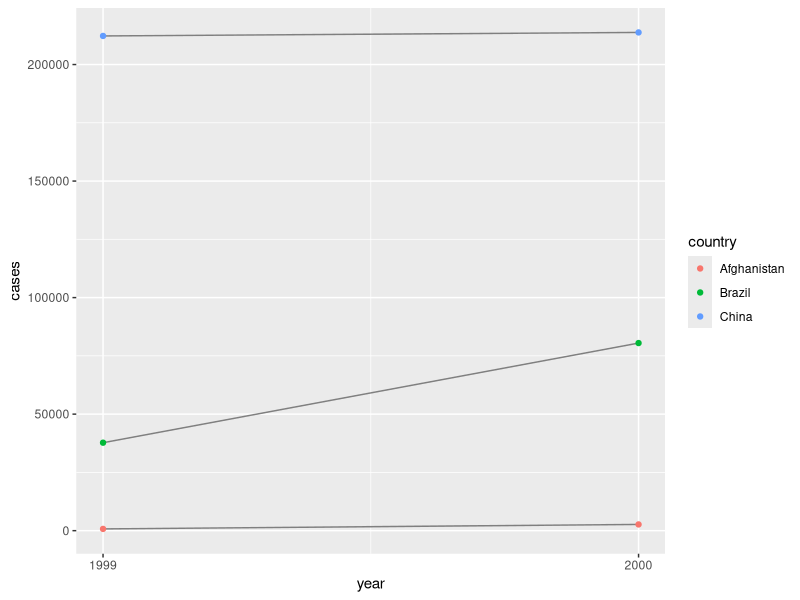
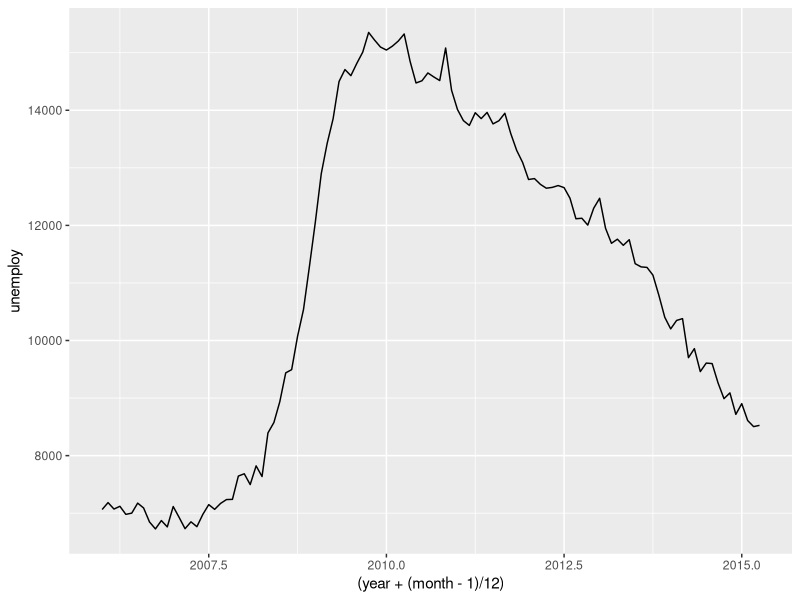
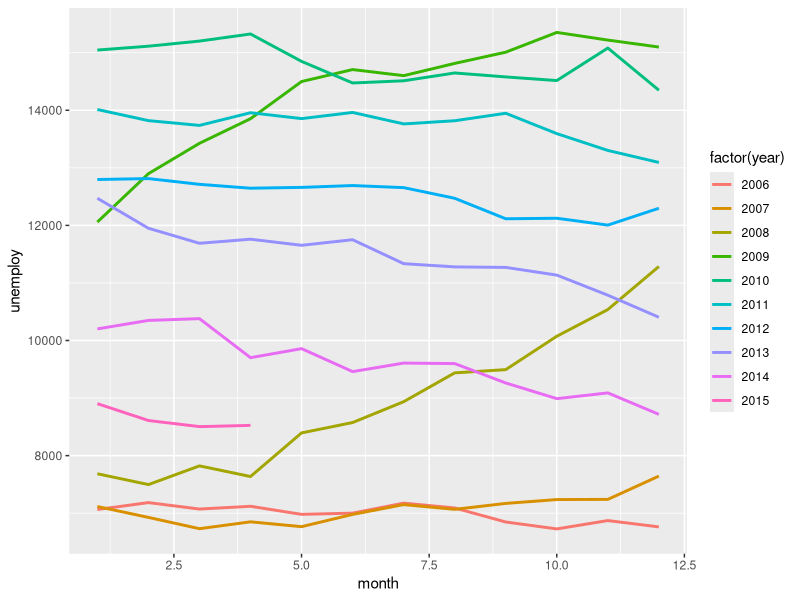

The R source for these figures, in order: (Note: this script raises an error after producing the figures.)
## ---- chunk 1
library(tidyverse)
## ---- chunk 2
table1
table2
table3
## ---- chunk 3
table4a
table4b
## ---- chunk 4
# Compute rate per 10,000
table1 %>% 
  mutate(rate = cases / population * 10000)
# Compute cases per year
table1 %>%
  group_by(year) %>%
  summarize(cases = sum(cases)) 
# 或者：
table1 %>% 
  count(year, wt = cases)

# Visualise changes over time
library(ggplot2)
ggplot(table1, aes(year, cases)) + 
  geom_line(aes(group = country), colour = "grey50") + 
  geom_point(aes(colour = country))+
  scale_x_continuous(breaks = c(1999,2000),labels = c("1999","2000"))

## ---- chunk 5
table2

(t2_cases <- filter(table2, type == "cases") %>%
  rename(cases = count) %>%
  arrange(country, year))

(t2_population <- filter(table2, type == "population") %>%
  rename(population = count) %>%
  arrange(country, year))
## ---- chunk 6
t2_cases_per_cap <- tibble(
  t2_cases$country,
  t2_cases$year,
  cases = t2_cases$cases,
  population = t2_population$population
)

t2_cases_per_cap

t2_cases_per_cap %>%
  mutate(rate = cases/population) %>%
  select(1,2,5) %>%  
  ## 改变列名
  mutate(
    country = t2_cases$country,
    year = t2_cases$year
  ) %>%
  select(country,year,rate)
## ---- chunk 7
table4a
## ---- chunk 8
table1
## ---- chunk 9
## 注意这里`1999`和`2000`的引用方法
gather(table4a,key = year,value = cases,`1999`,`2000`)
## ---- chunk 10
library(lubridate)
ec2 <- economics %>% as_tibble() %>%
  transmute(year = year(date),
            month = month(date),
            rate = unemploy) %>%
  filter(year > 2005) %>%
  spread(year,rate)

ec2
## ---- chunk 11
ec2 %>%
  gather(-month,key = year,value = unemploy)
## ---- chunk 12
economics_2 <- ec2 %>%
            gather(key = year,value = unemploy,`2006`:`2015`,convert = T,na.rm = T)
## ---- chunk 13
## x轴为季度
ggplot(economics_2,aes(x=(year+(month-1)/12),y=unemploy))+
  geom_line()
## ---- chunk 14
ggplot(economics_2,aes(month,unemploy))+
  geom_line(aes(group = year,color = factor(year)),size = 1)
## ---- chunk 15
table2
## ---- chunk 16
table2 %>%
  spread(key = type,value = count)
## ---- chunk 17
(stocks <- tibble(
  year = c(2015, 2015, 2016, 2016),
  half = c(1, 2, 1, 2),
  return = c(1.88, 0.59, 0.92, 0.17)
))
stocks %>%
  spread(year, return) %>%
  gather(`2015`:`2016`, key = "year", value = "return")
## ---- chunk 18
stocks %>%
  spread(year, return) %>%
  gather(`2015`:`2016`, key = "year", value = "return",convert = T)
## ---- chunk 19
people <- tribble(
  ~name, ~key, ~value,
  "Phillip Woods", "age", 45,
  "Phillip Woods", "height", 186,
  "Phillip Woods", "age", 50,
  "Jessica Cordero", "age", 37,
  "Jessica Cordero", "height", 156
)

## ---- chunk 20
people2 <- people %>%
  group_by(name, key) %>%
  mutate(obs = row_number())

people2

spread(people2,key,value)
## ---- chunk 21
table3
## ---- chunk 22
## 这个例子里，sep不是必需的
table3 %>%
  separate(col = rate,into = c("cases","population"))
## ---- chunk 23
table3 %>% 
  separate(rate, into = c("cases", "population"), convert = T)
## ---- chunk 24
table5
unite(table5,col = year, century,year)
## ---- chunk 25
unite(table5,col = year,century,year,sep="")
## ---- chunk 26
table6 <- unite(table5,col = year,century,year,sep="")
table5
## ---- chunk 27
tibble(x = c("a,b,c", "d,e,f,g", "h,i,j")) %>% 
  separate(x, into = c("one", "two", "three"))
tibble(x = c("a,b,c", "d,e", "f,g,i")) %>% 
  separate(x, into = c("one", "two", "three"))
## ---- chunk 28
tibble(x = c("a,b,c", "d,e,f,g", "h,i,j")) %>% 
  separate(x, into = c("one", "two", "three"),extra = "drop")
## ---- chunk 29
tibble(x = c("a,b,c", "d,e,f,g", "h,i,j")) %>% 
  separate(x, c("one", "two", "three"),extra = "merge")
## ---- chunk 30
tibble(x = c("a,b,c", "d,e,", "h,i,j")) %>% 
  separate(x, c("one", "two", "three"),fill = "left")
tibble(x = c("a,b,c", "d,e,", "h,i,j")) %>% 
  separate(x, c("one", "two", "three"),fill = "right")
## ---- chunk 31
table5 

table5 %>% unite(col = year_unite,century,year,sep = "",remove = F)
## ---- chunk 32

tibble(x = c("X1", "X20", "AA11", "AA2")) %>%
  extract(x, c("variable", "id"), regex = "([A-Z]+)([0-9]+)")
## ---- chunk 33
# example with separators
tibble(x = c("X_1", "X_2", "AA_1", "AA_2")) %>%
  extract(x, c("variable", "id"), regex = "([A-Z]+)_([0-9])")

# example with position
tibble(x = c("X1", "X2", "Y1", "Y2")) %>%
  extract(x, c("variable", "id"), regex = "([A-Z])([0-9])")
## ---- chunk 34
stocks <- tibble(
  year   = c(2015, 2015, 2015, 2015, 2016, 2016, 2016),
  qtr    = c(   1,    2,    3,    4,    2,    3,    4),
  return = c(1.88, 0.59, 0.35,   NA, 0.92, 0.17, 2.66)
)

stocks
## ---- chunk 35
stocks %>%
  spread(key = year,value = return)
## ---- chunk 36
stocks %>%
  spread(key = year,value = return) %>%
  gather(key = year,value = return,`2015`:`2016`)
## ---- chunk 37
## 现在输出数据框比原来少一行
stocks %>%
  spread(key = year,value = return) %>%
  gather(key = year,value = return,`2015`:`2016`,na.rm = T)
## ---- chunk 38
stocks %>%
  complete(year,qtr)
## ---- chunk 39
treatment <- tribble(
  ~ person,           ~ treatment, ~response,
  "Derrick Whitmore", 1,           7,
  NA,                 2,           10,
  NA,                 3,           9,
  "Katherine Burke",  1,           4
)

treatment %>%
  fill(person,.direction = "up")

treatment %>%
  fill(person,.direction = "down")
## ---- chunk 40
who
## ---- chunk 41
who1 <- who %>% 
  gather(key,value = "cases",-country:-year,na.rm = T)

who1
## ---- chunk 42
who1 %>%
  count(key)
## ---- chunk 43
who2 <- who1 %>% 
  mutate(key = stringr::str_replace(key, "newrel", "new_rel"))
who2
## ---- chunk 44
who3 <- who2 %>% 
  separate(key, c("new", "type", "sexage"), sep = "_")
who3
## ---- chunk 45
who3 %>% 
  count(new)

who4 <- who3 %>% 
  select(-new, -iso2, -iso3)
## ---- chunk 46
who5 <- who4 %>% 
  separate(sexage, c("sex", "age"), sep = 1)
who5
## ---- chunk 47
who %>%
  gather(key, value, new_sp_m014:newrel_f65, na.rm = TRUE) %>% 
  mutate(key = stringr::str_replace(key, "newrel", "new_rel")) %>%
  separate(key, c("new", "var", "sexage")) %>% 
  select(-new, -iso2, -iso3) %>% 
  separate(sexage, c("sex", "age"), sep = 1)
## ---- chunk 48
who6 <- who %>%
          distinct(country,iso2,iso3) %>%
          group_by(country) %>%
          summarize(n = n())

who6 %>%
  filter(n>1)
## ---- chunk 49
library(tidyverse)
## ---- chunk 50
relig_income

relig_income %>% 
  pivot_longer(cols = -religion, 
               names_to = "income",
               values_to = "count")
## ---- chunk 51
billboard
## ---- chunk 52
billboard_tidy <- billboard %>% 
  pivot_longer(cols = starts_with("wk"),
               names_to = "week",
               values_to = "rank",
               names_prefix = "wk",
               names_ptypes = list(week = integer()),
               values_drop_na = T)
billboard_tidy
## ---- chunk 53
## 计算保持周数
billboard_tidy %>% 
  group_by(track) %>% 
  summarise(stay = max(week) - min(week) + 1) %>% 
  arrange(stay)
## ---- chunk 54
who

## tidyr 一章中使用的方法
who %>% 
  gather(starts_with("new"), 
         key = key, 
         value = value,
         na.rm = T) %>% 
  extract(key,
          into = c("diagnosis", "gender", "age"),
          regex = "new_?(.*)_(.)(.*)")
## ---- chunk 55
who %>% 
  pivot_longer(cols = starts_with("new"),
               names_to = c("diagonosis", "gender", "age"),
               names_pattern = "new_?(.*)_(.)(.*)",
               values_to = "count",
               values_drop_na = T)
## ---- chunk 56
who %>% 
  pivot_longer(cols = starts_with("new"),
               names_to = c("diagonosis", "gender", "age"),
               names_pattern = "new_?(.*)_(.)(.*)",
               names_ptypes = list(
                 gender = factor(levels = c("f", "m")),
                 age = factor(
                        levels = c("014", "1524", "2534", "3544", "4554", "5564", "65"), 
                        ordered = TRUE)
               ),
               values_to = "count",
               values_drop_na = T)
## ---- chunk 57
family <- tribble(
  ~family,  ~dob_child1,  ~dob_child2, ~gender_child1, ~gender_child2,
       1L, "1998-11-26", "2000-01-29",             1L,             2L,
       2L, "1996-06-22",           NA,             2L,             NA,
       3L, "2002-07-11", "2004-04-05",             2L,             2L,
       4L, "2004-10-10", "2009-08-27",             1L,             1L,
       5L, "2000-12-05", "2005-02-28",             2L,             1L,
)
family <- family %>% mutate_at(vars(starts_with("dob")), parse_date)
family
## ---- chunk 58
family %>% 
  pivot_longer(
    -family, 
    names_to = c(".value", "child"),   ## child 为每个 family 中的标识变量
    names_sep = "_", 
    values_drop_na = TRUE
  )
## ---- chunk 59
anscombe 

anscombe %>% 
  pivot_longer(everything(),
               names_to = c(".value", "set"),
               names_pattern = "([xy])([1234])")
## ---- chunk 60
pnl <- tibble(
  x = 1:4,
  a = c(1, 1,0, 0),
  b = c(0, 1, 1, 1),
  y1 = rnorm(4),
  y2 = rnorm(4),
  z1 = rep(3, 4),
  z2 = rep(-2, 4),
)
pnl
## ---- chunk 61
pnl %>% 
  pivot_longer(-(x:b),
               names_to = c(".value", "time"),
               names_pattern = "([yz])([12])")
## ---- chunk 62
#  To create a tibble with duplicated names
# you have to explicitly opt out of the name repair 
# that usually prevents you from creating such a dataset:

df <- tibble(x = 1:3, y = 4:6, y = 5:7, y = 7:9, .name_repair = "minimal") 
df
## ---- chunk 63
df %>% 
  pivot_longer(-x, names_to = "y")
## ---- chunk 64
fish_encounters
## ---- chunk 65
fish_encounters %>% 
  pivot_wider(names_from = station,
              values_from = seen,
              )
